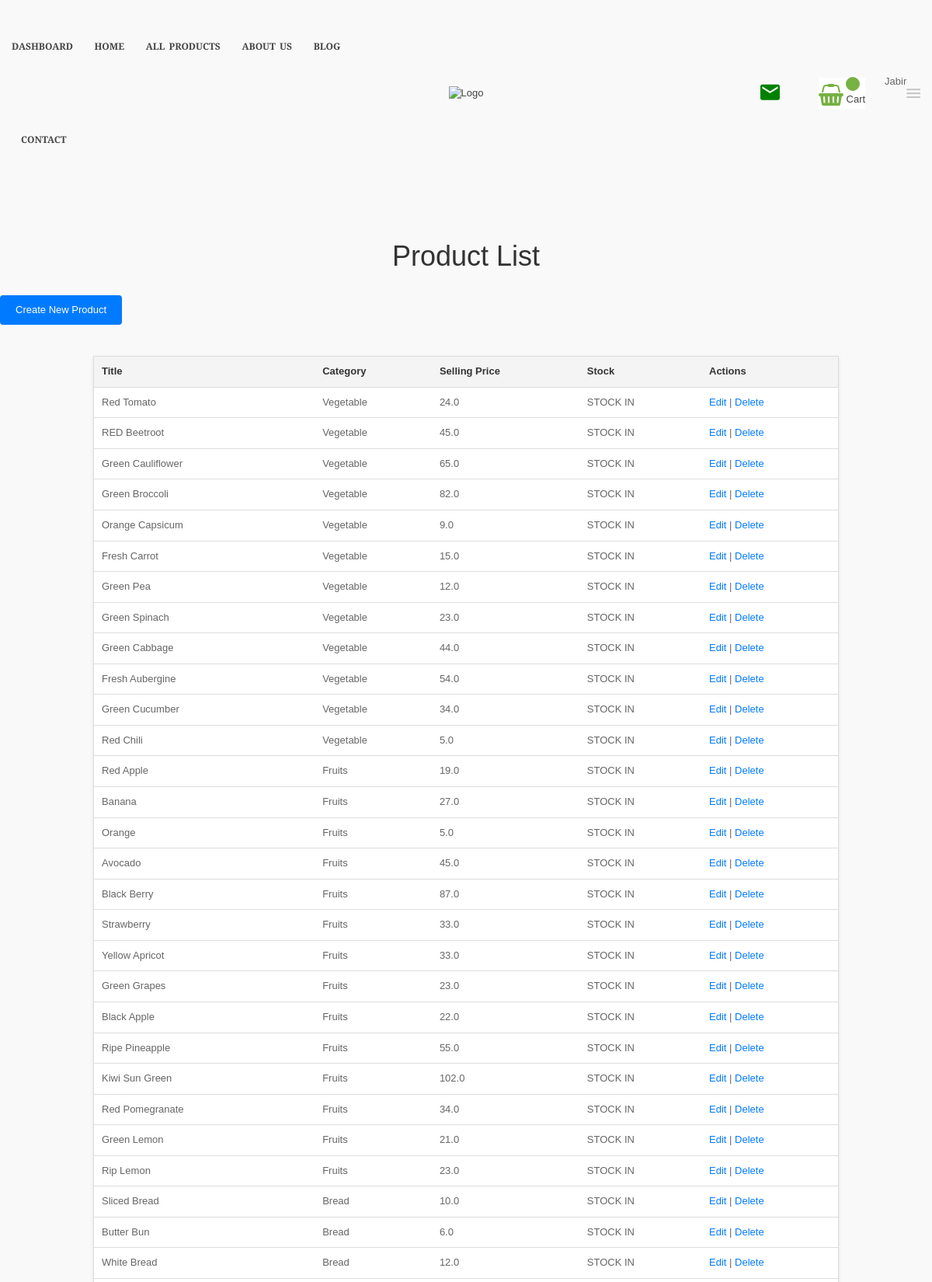
/products/ (signed in, upper part), run on the app's committed database.
### app/models.py (models this page shows, shortened)
class Product(models.Model):
    title = models.CharField(max_length = 100)
    selling_price = models.FloatField()
    discounted_price = models.FloatField()
    basic_description = models.TextField()
    description = models.TextField()
    additional_information = models.TextField()
    food_brand = models.CharField(max_length=100)
    category = models.CharField(choices = CATEGORY_CHOICES,max_length=3)
    stock = models.CharField(choices = STOCK_CHOICE,max_length=40)
    product_1_image = models.ImageField(upload_to='productimg')
    product_2_image = models.ImageField(upload_to='productimg')
    product_3_image = models.ImageField(upload_to='productimg')
    product_4_image = models.ImageField(upload_to='productimg')

### app/views.py (the view)
# urls.py: path('products/', views.product_list, name='product_list'),
@staff_member_required
def product_list(request):
    products = Product.objects.all()
    return render(request, 'product_details/product_list.html', {'products': products})

### app/context_processors.py (called while the page is built)
def newsletter_form(request):
    return {'newsletter_form':NewsletterSubscriptionForm()}

### templates/product_details/product_list.html (shortened to what this page needs)
{% extends 'common_code/base.html' %}
{% load static %}
{% block content %}
<div style="height: 50px;">
</div>
    <h1>Product List</h1>
    <a href="{% url 'product_create' %}" class="create-btn">Create New Product</a>
    <table>
        <thead>
            <tr>
                <th>Title</th>
                <th>Category</th>
                <th>Selling Price</th>
                <th>Stock</th>
                <th>Actions</th>
            </tr>
        </thead>
        <tbody>
            {% for product in products %}
            <tr>
                <td>{{ product.title }}</td>
                <td>{{ product.get_category_display }}</td>
                <td>{{ product.selling_price }}</td>
                <td>{{ product.stock }}</td>
                <td>
                    <a href="{% url 'product_update' product.id %}" class="a1">Edit</a> |
                    <a href="{% url 'product_delete' product.id %}"class="a1">Delete</a>
                </td>
            </tr>
            {% endfor %}
        </tbody>
    </table>
{% endblock content %}

### templates/common_code/base.html (shortened to what this page needs)
<!DOCTYPE html>
{% load static %}
<html lang="en">
<head>
		<link rel="stylesheet" href="{% static 'libs/bootstrap/css/bootstrap.css' %}">
		<link rel="stylesheet" href="{% static 'libs/font-awesome/css/font-awesome.min.css' %}">
		<link rel="stylesheet" href="{% static 'libs/font-material/css/material-design-iconic-font.min.css' %}">
		<link rel="stylesheet" href="{% static 'libs/nivo-slider/css/nivo-slider.css' %}">
		<link rel="stylesheet" href="{% static 'libs/nivo-slider/css/animate.css' %}">
		<link rel="stylesheet" href="{% static 'libs/nivo-slider/css/style.css' %}">
		<link rel="stylesheet" href="{% static 'libs/owl.carousel/assets/owl.carousel.min.css' %}">
		<link rel="stylesheet" href="{% static 'libs/slider-range/css/jslider.css' %}">
		<link rel="stylesheet" href="{% static 'css/style.css' %}">
		<link rel="stylesheet" href="{% static 'css/reponsive.css' %}">
	</head>
	<body class="home home-4">
		<div id="all">
			<header id="header">
				<div class="container">
					<div class="header-top">
						<div class="row align-items-center">
							<div class="col-lg-5 col-md-5 col-sm-12">
								<div id="main-menu">
									<ul class="menu">
										<li class="dropdown">
											<a href="{% url 'dashboard' %}" title="Homepage">Dashboard</a>
										</li>
										<li class="dropdown">
											<a href="{% url 'home' %}" title="Homepage">Home</a>
										</li>
										<li class="dropdown">
											<a href="{% url 'product_grid' %}" title="All Product">All Products</a>
										</li>
										<li>
											<a href="{% url 'about' %}">About Us</a>
										</li>
										<li>
											<a href="{% url 'blog_list' %}">Blog</a>
										</li>
										<li>
											<a href="{% url 'contact' %}">Contact</a>
										</li>
									</ul>
								</div>
							</div>
							<div class="col-lg-2 col-md-2 col-sm-12 header-center justify-content-center">
								<div class="logo">
									<a href="{% url 'home' %}">
										<img class="img-responsive" src="{% static 'img/logo.png' %}" alt="Logo">
									</a>
								</div>
							</div>
							<div class="col-lg-5 col-md-5 col-sm-12 header-right d-flex justify-content-end align-items-center">
								<div class="block-cart dropdown">
								<li class="nav-item">
									<a class="nav-link1" href="{% url 'view_messages' %}">
										<i class="zmdi zmdi-email message-icon1"></i>
									</a>
								</li>
							</div>
								{% if request.user.is_authenticated %}
								<div class="block-cart dropdown">
									<div class="cart-title">
										<i class="fa fa-shopping-basket" aria-hidden="true"></i>
										<a href="{% url 'show_cart' %}" class="nav-link text-white"><span class="badge bg-danger">{{totalitem}}</span> Cart </a>
									</div>
								</div>
								<div ><p>{{request.user.username|capfirst}}</p> <br></div>
								<div class="my-account dropdown toggle-icon">
									<div class="dropdown-toggle" data-toggle="dropdown">
										<i class="zmdi zmdi-menu"></i>
									</div>
								{% endif %}
								</div>
							</div>
						</div>
					</div>
				</div>
			</header>
{% block content %}
{% endblock content %}
<br><br><br>
		</div>
	</body>
</html>

### templates/product_details/product_list.html (style rules this page uses)
body { font-family: Arial, sans-serif; background-color: #f9f9f9; margin: 0; padding: 0; }
h1 { color: #333; text-align: center; margin-top: 20px; }
.a1 { text-decoration: none; color: #007bff; }
table { width: 80%; margin: 20px auto; border-collapse: collapse; background: #fff; border: 1px solid #ddd; box-shadow: 0 2px 4px rgba(0, 0, 0, 0.1); }
table th, table td { padding: 10px; text-align: left; border-bottom: 1px solid #ddd; }
table th { background-color: #f4f4f4; color: #333; }
.create-btn { display: inline-block; margin: 20px auto; text-align: center; padding: 10px 20px; background-color: #007bff; color: white; border: none; border-radius: 4px; cursor: pointer; text-decoration: none; }

### templates/common_code/base.html (style rules this page uses)
.message-icon1 { font-size: 30px; color: green; }

### data on the page
Product: title "Red Tomato", category "Vegetable", selling_price "24.0", stock "STOCK IN"
Product: title "RED Beetroot", category "Vegetable", selling_price "45.0", stock "STOCK IN"
Product: title "Green Cauliflower", category "Vegetable", selling_price "65.0", stock "STOCK IN"
Product: title "Green Broccoli", category "Vegetable", selling_price "82.0", stock "STOCK IN"
Product: title "Orange Capsicum", category "Vegetable", selling_price "9.0", stock "STOCK IN"
Product: title "Fresh Carrot", category "Vegetable", selling_price "15.0", stock "STOCK IN"
Product: title "Green Pea", category "Vegetable", selling_price "12.0", stock "STOCK IN"
Product: title "Green Spinach", category "Vegetable", selling_price "23.0", stock "STOCK IN"
Product: title "Green Cabbage", category "Vegetable", selling_price "44.0", stock "STOCK IN"
Product: title "Fresh Aubergine", category "Vegetable", selling_price "54.0", stock "STOCK IN"
Product: title "Green Cucumber", category "Vegetable", selling_price "34.0", stock "STOCK IN"
Product: title "Red Chili", category "Vegetable", selling_price "5.0", stock "STOCK IN"
Product: title "Red Apple", category "Fruits", selling_price "19.0", stock "STOCK IN"
Product: title "Banana", category "Fruits", selling_price "27.0", stock "STOCK IN"
Product: title "Orange", category "Fruits", selling_price "5.0", stock "STOCK IN"
Product: title "Avocado", category "Fruits", selling_price "45.0", stock "STOCK IN"
Product: title "Black Berry", category "Fruits", selling_price "87.0", stock "STOCK IN"
Product: title "Strawberry", category "Fruits", selling_price "33.0", stock "STOCK IN"
Product: title "Yellow Apricot", category "Fruits", selling_price "33.0", stock "STOCK IN"
Product: title "Green Grapes", category "Fruits", selling_price "23.0", stock "STOCK IN"
Product: title "Black Apple", category "Fruits", selling_price "22.0", stock "STOCK IN"
Product: title "Ripe Pineapple", category "Fruits", selling_price "55.0", stock "STOCK IN"
Product: title "Kiwi Sun Green", category "Fruits", selling_price "102.0", stock "STOCK IN"
Product: title "Red Pomegranate", category "Fruits", selling_price "34.0", stock "STOCK IN"
Product: title "Green Lemon", category "Fruits", selling_price "21.0", stock "STOCK IN"
Product: title "Rip Lemon", category "Fruits", selling_price "23.0", stock "STOCK IN"
Product: title "Sliced Bread", category "Bread", selling_price "10.0", stock "STOCK IN"
Product: title "Butter Bun", category "Bread", selling_price "6.0", stock "STOCK IN"
Product: title "White Bread", category "Bread", selling_price "12.0", stock "STOCK IN"

### other printed values
{{ request.user.username|capfirst }} "Jabir"
